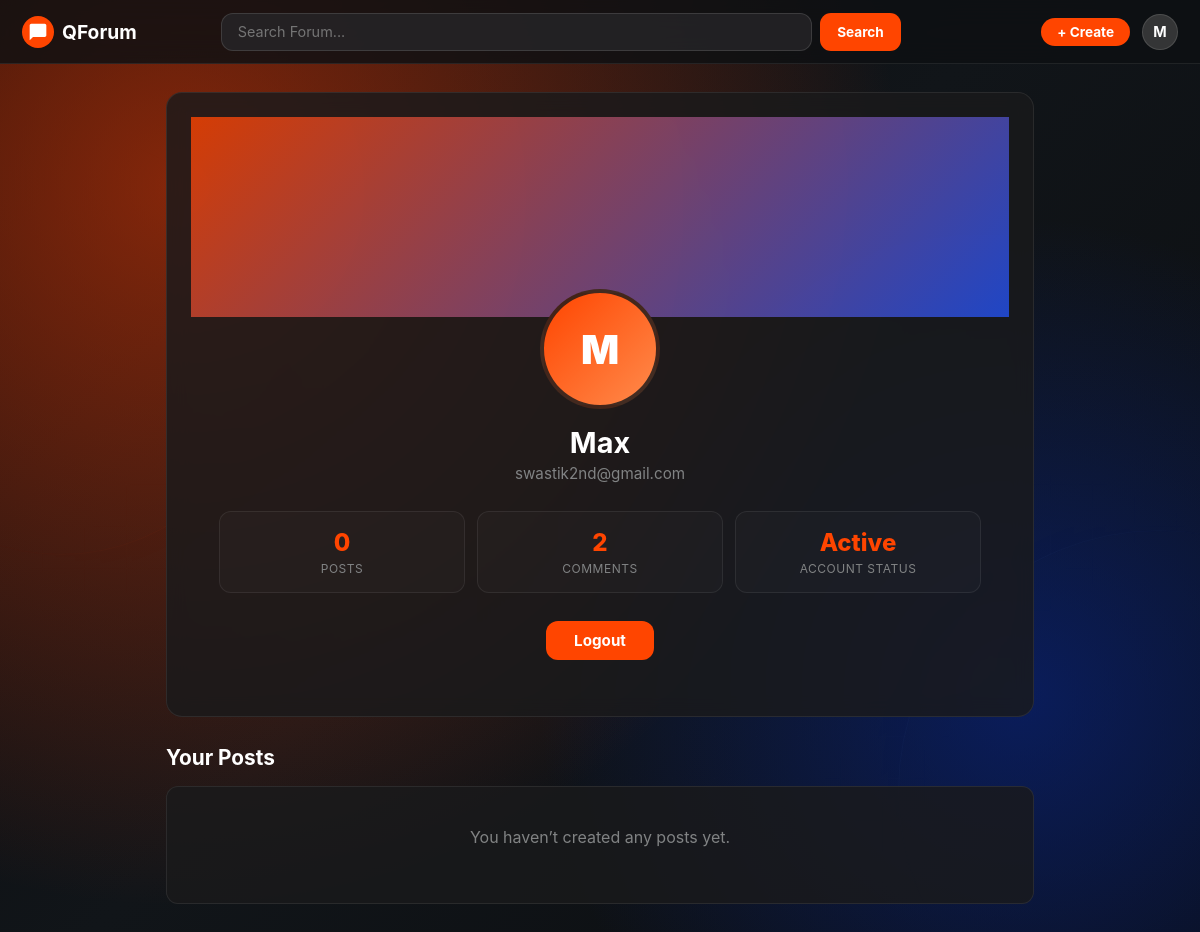
The page /user-profile (signed in) on the database its author committed.
### app/models.py (models this page shows, shortened)
class User(Base):
    __tablename__ = "user"
    id = Column(Integer, primary_key=True)
    username = Column(String(100), unique=True, nullable=False, index=True)
    email = Column(String(120), unique=True, nullable=False, index=True)
    password_hash = Column(String(255), nullable=False)
    posts = relationship("Post", back_populates="author", cascade="all, delete-orphan")
    comments = relationship("Comment", back_populates="author", cascade="all, delete-orphan")

### app/routes/post_display_routes.py (the view)
@router.get("/user-profile")
def user_profile(request: Request, db: Session = Depends(get_db)):
    user = get_logged_in_user(request, db)
    if not user:
        return RedirectResponse(url="/login", status_code=303)
    comments = db.query(Comment).filter(Comment.author_id == user.username).all()
    user_posts = db.query(Post).filter(Post.author_id == user.username).order_by(Post.created_at.desc()).all()
    return templates.TemplateResponse(
        request,
        "user-profile.html",
        {"user": user, "user_posts": user_posts, "comments": comments},
    )

### app/templates/user-profile.html (shortened to what this page needs)
<!DOCTYPE html>
<html lang="en">
<head>
  <link rel="stylesheet" href="{{ url_for('static', path='css/style2.css') }}">
</head>
<body>
  <div class="background-art" aria-hidden="true"></div>
  <header class="navbar">
    <a href="/" class="nav-brand">
      <div class="brand-logo">
        <svg xmlns="http://www.w3.org/2000/svg" viewBox="0 0 24 24">
          <path d="M20 2H4c-1.1 0-2 .9-2 2v18l4-4h14c1.1 0 2-.9 2-2V4c0-1.1-.9-2-2-2z"/>
        </svg>
      </div>
      <span>QForum</span>
    </a>
    <div class="nav-search">
      <form action="{{ url_for('search') }}" method="get" class="search-form">
        <input name="search" type="text" class="search-input" placeholder="Search Forum...">
        <button type="submit" class="btn-search">Search</button>
      </form>
    </div>
    <div class="nav-actions">
      <form action="{{ url_for('create_post') }}">
        <button type="submit" class="btn-create">+ Create</button>
      </form>
      <a href="/" class="user-profile-trigger" title="Back to Dashboard">
        {{ user.username[0]|upper }}
      </a>
    </div>
  </header>
  <main class="profile-container">
    <section class="profile-card">
      <div class="profile-banner"></div>
      <div class="profile-content">
        <div class="profile-avatar-large">
          {{ user.username[0]|upper }}
        </div>
        <div class="profile-info">
          <h1>{{ user.username }}</h1>
          <p class="profile-email">{{ user.email }}</p>
        </div>
        <div class="profile-stats">
          <div class="stat-box">
            <span class="stat-value">{{ user_posts|length }}</span>
            <span class="stat-label">Posts</span>
          </div>
          <div class="stat-box">
            <span class="stat-value">{{ comments|length}}</span>
            <span class="stat-label">Comments</span>
          </div>
          <div class="stat-box">
            <span class="stat-value">Active</span>
            <span class="stat-label">Account Status</span>
          </div>
        </div>
        <div class="profile-actions">
          <form action="{{ url_for('logout') }}" method="get" style="width: 100%;">
            <button type="submit" class="btn-logout-full">Logout</button>
          </form>
        </div>
      </div>
    </section>
    <section class="user-posts-section">
      <h2>Your Posts</h2>
      {% if user_posts %}
        {% for post in user_posts %}
          <article class="post-card-compact">
            <div class="post-content">
              <div class="post-header">
                <a href="{{ url_for('view_post', post_id=post.id) }}" class="subreddit-name">
                  {{ post.topic }}
                </a>
                <span>•</span>
                <span class="post-date">{{ post.created_at }}</span>
              </div>
              <a href="{{ url_for('view_post', post_id=post.id) }}" class="post-title">
                {{ post.title }}
              </a>
              <p class="post-body-preview">
                {{ post.body[:150] }}{% if post.body|length > 150 %}...{% endif %}
              </p>
            </div>
          </article>
        {% endfor %}
      {% else %}
        <div class="empty-state">
          <p>You haven’t created any posts yet.</p>
        </div>
      {% endif %}
    </section>
  </main>
</body>
</html>

### rows shown on the page
User: username "M", username "Max", email "swastik2nd@gmail.com"

### other values the page prints
{{ user_posts|length }} "0"
{{ comments|length }} "2"
